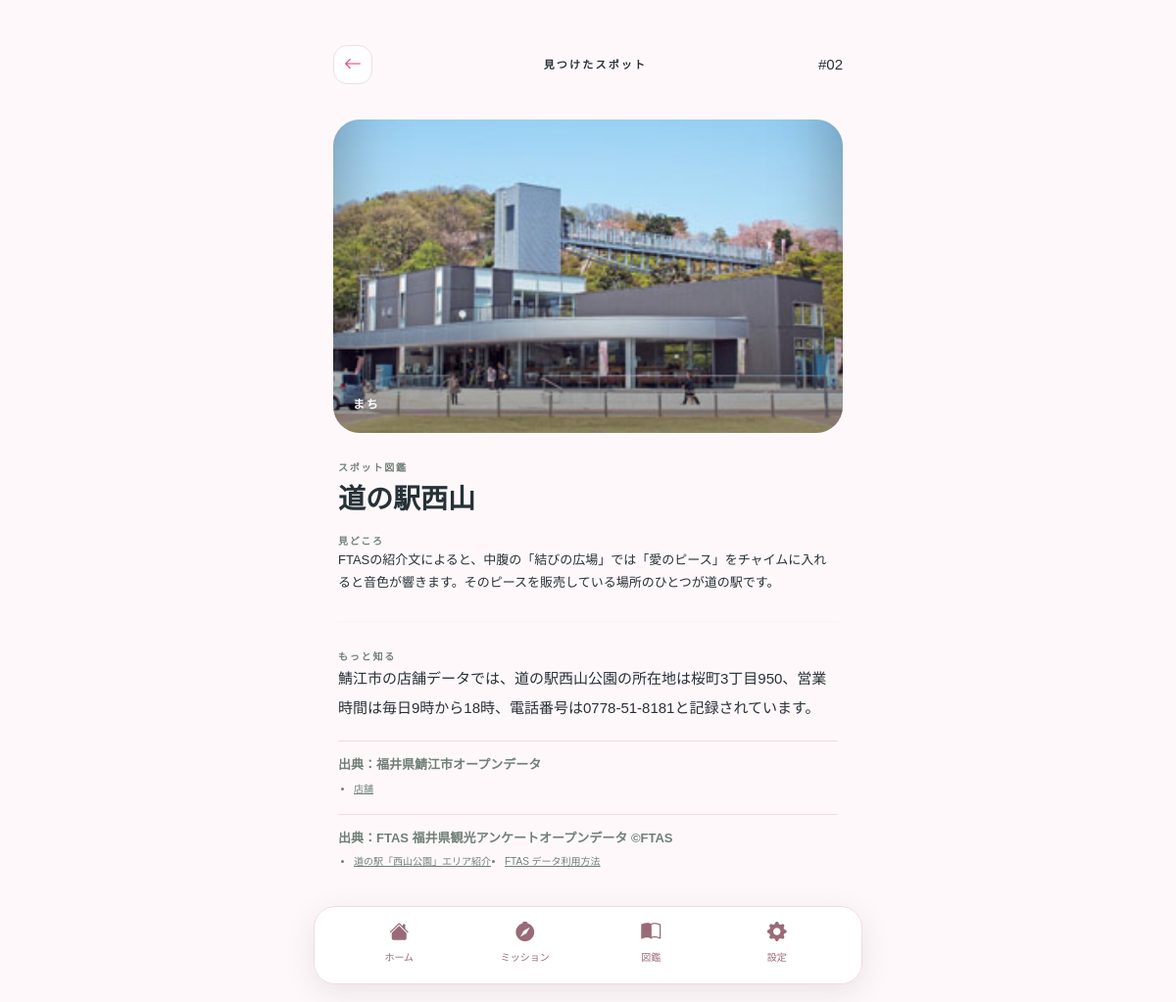
/spot/2, run on the app's committed database.
### models.py (models this page shows)
class Spot(db.Model):
    id = db.Column(db.Integer, primary_key=True)
    name = db.Column(db.String(120), nullable=False)
    lat = db.Column(db.Float, nullable=False)
    lng = db.Column(db.Float, nullable=False)
    hint = db.Column(db.Text, nullable=False)
    fact = db.Column(db.Text, nullable=False)
    category = db.Column(db.String(40), nullable=False)
    audio = db.Column(db.String(120), nullable=True)
    image = db.Column(db.String(120), nullable=True)
    difficulty = db.Column(db.Integer, nullable=False, default=1)
    discovery = db.relationship("Discovery", back_populates="spot", uselist=False, cascade="all, delete-orphan")

### routes/main.py (the view)
@main_bp.get("/spot/<int:spot_id>")
def spot_detail(spot_id):
    spot = Spot.query.get_or_404(spot_id)
    if spot_id not in discovered_ids():
        abort(403)
    return render_template("spot_detail.html", spot=spot)

### routes/main.py (called while the page is built)
def discovered_ids():
    return {item.spot_id for item in Discovery.query.all()}

### templates/spot_detail.html (shortened to what this page needs)
{% extends 'base.html' %}
{% block content %}
<header class="topbar">
  <a class="icon-button" href="{{ url_for('main.collection') }}" aria-label="戻る"><i class="bi bi-arrow-left"></i></a>
  <span class="topbar-label">見つけたスポット</span>
  <span class="spot-number">#{{ '%02d'|format(spot.id) }}</span>
</header>
<section class="detail-photo" style="background-image: url('{{ url_for('static', filename='img/' ~ spot.image) }}')"><span>{{ spot.category }}</span></section>
<section class="detail-copy">
  <p class="eyebrow">スポット図鑑</p>
  <h1>{{ spot.name }}</h1>
  <p class="eyebrow">見どころ</p>
  <p>{{ spot.hint }}</p>
  <hr>
  <p class="eyebrow">もっと知る</p>
  <p class="lead">{{ spot.fact }}</p>
  {% if spot.id in [2, 3, 4] %}{% include 'partials/open_data_credit.html' %}{% endif %}
  {% if spot.id in [2, 6] %}{% include 'partials/ftas_credit.html' %}{% endif %}
</section>
{% endblock %}

### static/app.css (style rules this page uses)
:root { --primary:#EC407A;--primary-dark:#C2185B;--secondary:#F8BBD0;--accent:#E67E22;--green:#43A047;--panda:#E67E22;--sky:#64B5F6;--bg:#FFF8FA;--text:#263238;--muted:#708078;--line:#F1DCE3;--glass:rgba(255,255,255,.78) }
* { box-sizing:border-box }
body { margin:0;background:var(--bg);color:var(--text);font-family:'Noto Sans JP',sans-serif;font-size:15px }
a { text-decoration:none;color:inherit }
.eyebrow { font-size:10px;letter-spacing:.18em;font-weight:900;color:var(--muted);margin:0 }
.topbar { display:flex;align-items:center;justify-content:space-between;min-height:52px;margin-bottom:30px }
.topbar-label { font-size:11px;letter-spacing:.2em;font-weight:900 }
.icon-button { width:40px;height:40px;border:1px solid var(--line);background:#fff;border-radius:14px;display:grid;place-items:center;color:var(--primary);font-size:18px }
.detail-copy { padding:28px 5px }
.detail-copy h1 { font-size:28px;font-weight:900;margin:8px 0 18px }
.detail-copy .lead { font-size:15px;line-height:2;font-weight:500 }
.detail-copy hr { border:0;border-top:1px solid var(--line);margin:28px 0 }
.detail-copy p:not(.eyebrow):not(.lead) { font-size:13px;line-height:1.8 }

### static/brand.css (style rules this page uses)
:root { --primary:#EC407A;--primary-dark:#C2185B;--secondary:#F8BBD0;--accent:#E67E22;--green:#43A047;--panda:#E67E22;--sky:#64B5F6;--bg:#FFF8FA;--text:#263238;--muted:#708078;--line:#F1DCE3;--glass:rgba(255,255,255,.78);--azalea:#EC407A;--background:#FFF8FA }
.detail-photo { min-height:320px;height:320px;border-radius:27px;background-position:center;background-size:cover;display:flex;align-items:end;padding:20px;color:#fff;box-shadow:inset 0 -90px 70px rgba(0,0,0,.35) }
.detail-photo span { font-size:12px;letter-spacing:.15em;font-weight:900 }

### data on the page
Spot: id "02", image (picture), category "まち", name "道の駅西山", hint "FTASの紹介文によると、中腹の「結びの広場」では「愛のピース」をチャイムに入れると音色が響きます。そのピースを販売している場所のひとつが道の駅です。", fact "鯖江市の店舗データでは、道の駅西山公園の所在地は桜町3丁目950、営業時間は毎日9時から18時、電話番号は0778-51-8181と記録されています。"
